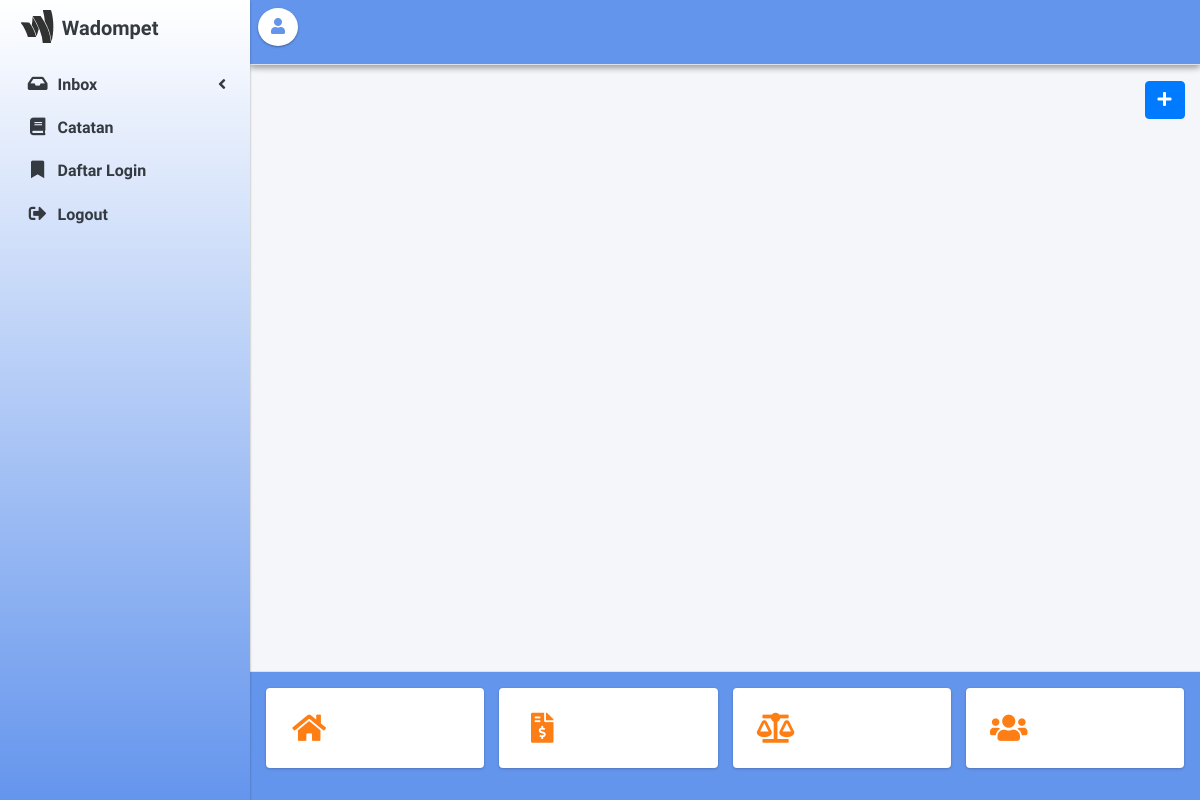
The page /admin.php?page=catatan (signed in) on the database as committed earlier.
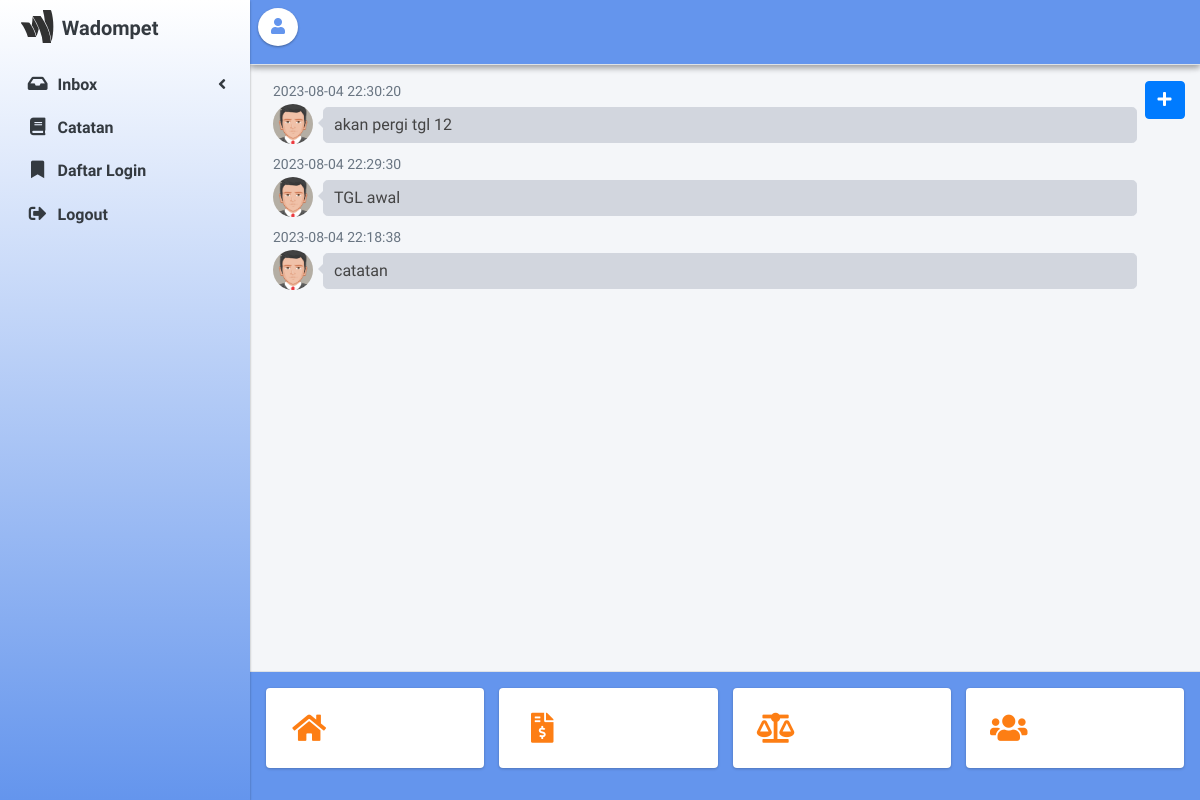
The same page on the database as committed later.
### tables this page shows
CREATE TABLE `catatan` (
  `id_catatan` int(10) NOT NULL,
  `isi` text NOT NULL,
  `tgl_waktu` datetime NOT NULL
);

### admin/catatan.php (the view, shortened to what this page needs)
     <a href="#" class="btn btn-primary float-right " data-toggle="modal" data-target="#modal-default">
      <i class="fas fa-plus"></i>
    </a>
<div class="row">
  <div class="col-sm-12">
      <?php
      $queryct = mysqli_query($koneksi, "select * from catatan group by id_catatan desc");
      while($datact = mysqli_fetch_array($queryct)){ ?>
      <div class="direct-chat-msg left msg">
        <div class="direct-chat-infos clearfix">
          <span class="direct-chat-timestamp float-left"><?= $datact['tgl_waktu']; ?></span>
        </div>
        <img class="direct-chat-img" src="dist/img/avatar5.png" alt="Message User Image">
        <div class="direct-chat-text">
          <?= $datact['isi']; ?>
        </div>
      </div>
      <?php }
      ?>
  </div>
</div>

Rows that differ between the two databases and show on the page:
added catatan: tgl_waktu "2023-08-04 22:30:20", isi "akan pergi tgl 12"
added catatan: tgl_waktu "2023-08-04 22:29:30", isi "TGL awal"
added catatan: tgl_waktu "2023-08-04 22:18:38", isi "catatan"
